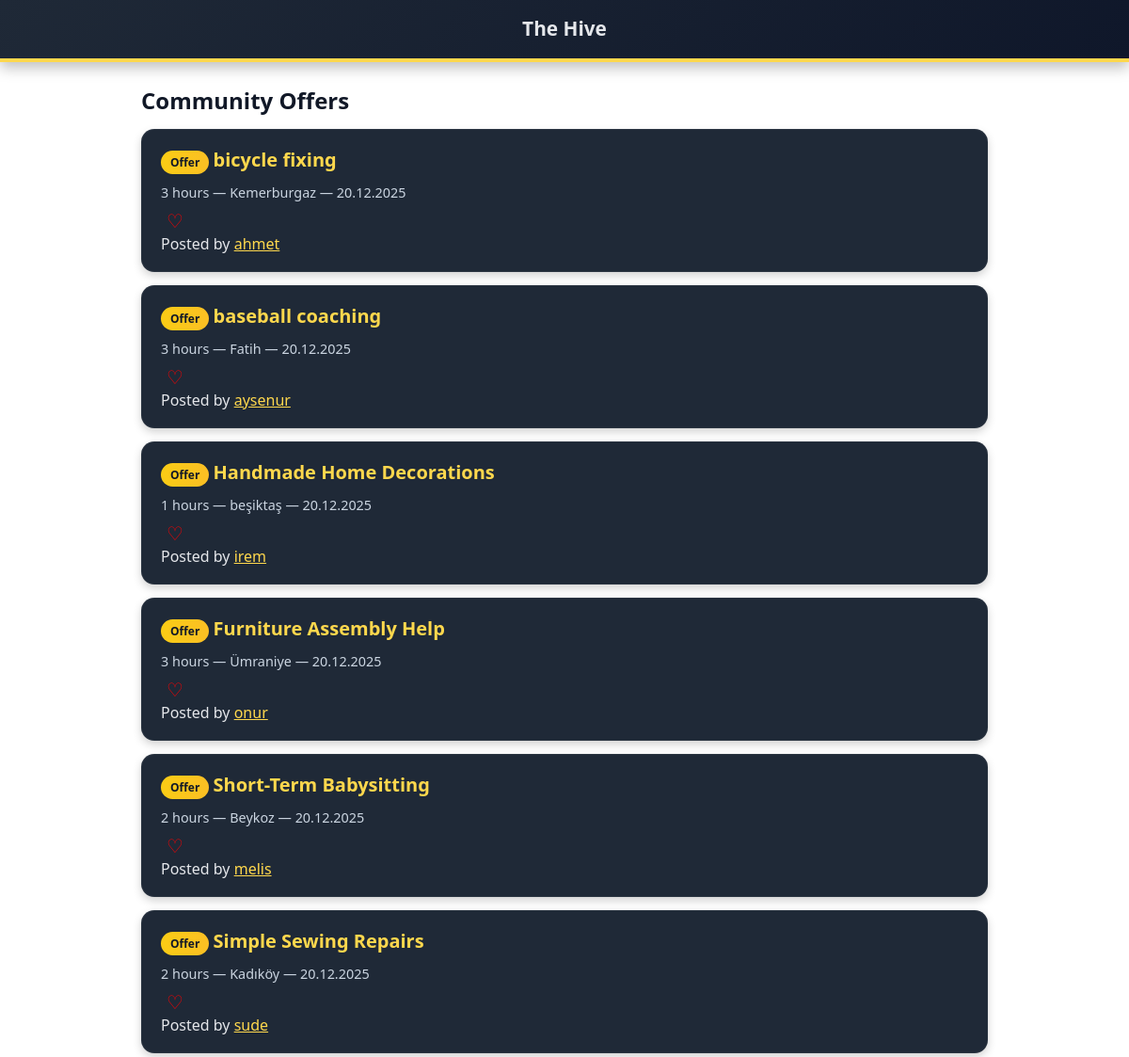
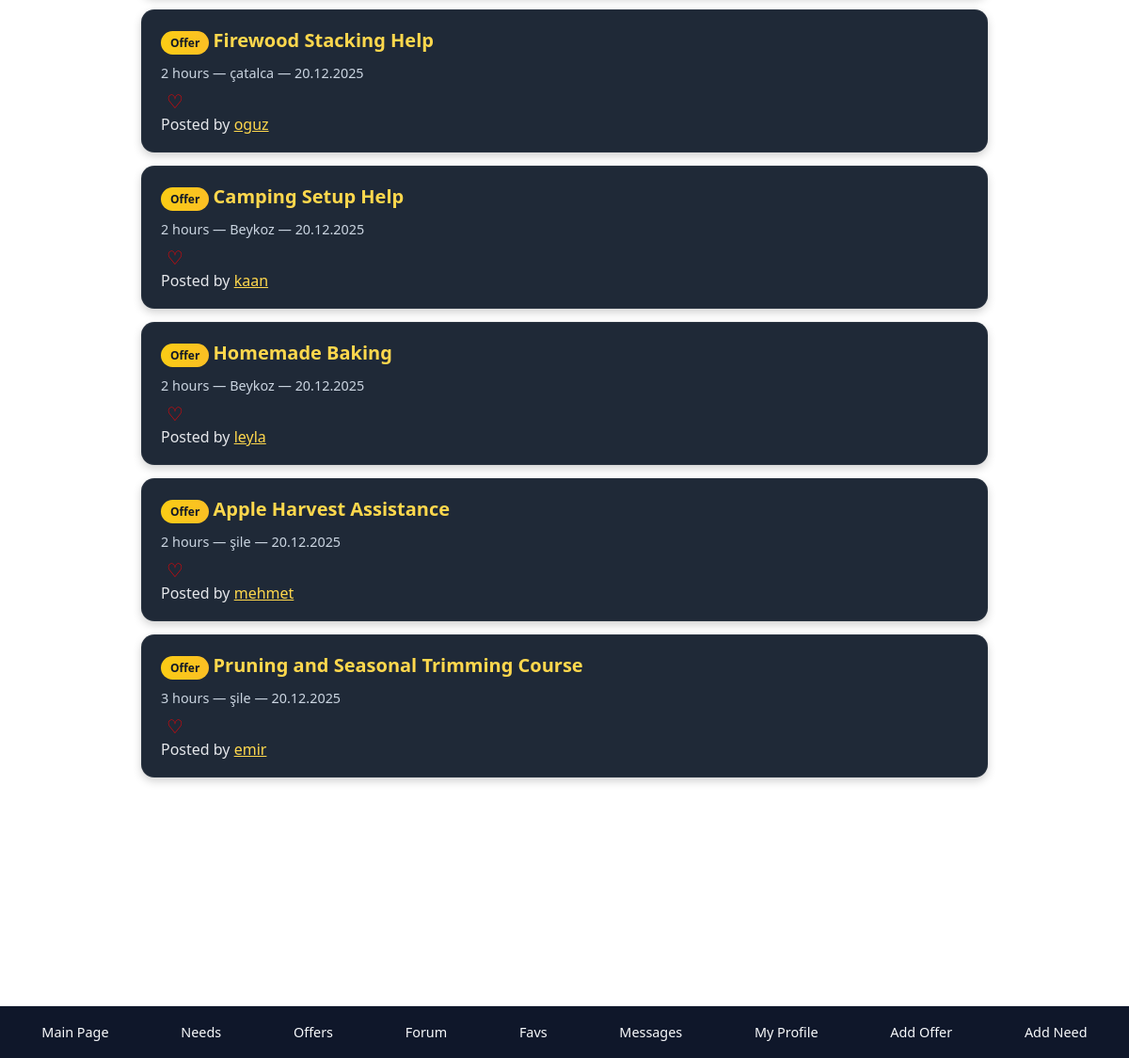
Screenshot of /offers with the database file from the repository (2 pictures, top to bottom).
### app.py (models this page shows)
class Offer(db.Model):
    offer_id = db.Column(db.Integer, primary_key=True)
    user_id = db.Column(db.Integer, db.ForeignKey("user.user_id"), nullable=False)
    title = db.Column(db.String(120), nullable=False)
    description = db.Column(db.Text, nullable=False)
    hours = db.Column(db.Integer, nullable=False)
    location = db.Column(db.String(120), nullable=True)
    is_online = db.Column(db.Boolean, default=False)
    image_filename = db.Column(db.String(255), nullable=True)
    is_active = db.Column(db.Boolean, default=True)
    latitude = db.Column(db.Float)
    longitude = db.Column(db.Float)
    posted_at = db.Column(db.DateTime, nullable=False, default=datetime.utcnow)
    offered_on = db.Column(db.Date, nullable=True)

class User(db.Model):
    user_id = db.Column(db.Integer, primary_key=True)
    email = db.Column(db.String(120), unique=True, nullable=False)
    password_hash = db.Column(db.String(255), nullable=False)
    timebank_balance = db.Column(db.Integer, default=3)
    is_admin = db.Column(db.Boolean, default=False)
    is_banned = db.Column(db.Boolean, default=False)
    offers = db.relationship("Offer", backref="user", lazy=True)
    needs = db.relationship("Need", backref="user", lazy=True)
    favorites = db.relationship("Favorite", backref="user", lazy=True)
    need_favorites = db.relationship("NeedFavorite", backref="user", lazy=True)
    forum_posts = db.relationship("ForumPost", backref="author", lazy=True)
    forum_comments = db.relationship("ForumComment", backref="author", lazy=True)
    forum_comment_likes = db.relationship("ForumCommentLike", backref="user", lazy=True, cascade="all, delete-orphan")

### app.py (the view)
@app.route("/offers")
def offers_page():
    offers = Offer.query.filter_by(is_active=True).all()
    user_favorites = set()
    if "user_id" in session:
        favs = Favorite.query.filter_by(user_id=session["user_id"]).all()
        user_favorites = {f.offer_id for f in favs}
    return render_template("offers.html", offers=offers, user_favorites=user_favorites)

### app.py (called while the page is built)
@app.before_request
def initialize_database():
    if not getattr(app, "db_initialized", False):
        with app.app_context():
            db.create_all()
            ensure_posted_at_columns()
            ensure_admin_user()
        app.db_initialized = True

@app.before_request
def enforce_ban():
    user_id = session.get("user_id")
    if not user_id:
        return
    user = User.query.get(user_id)
    if user and user.is_banned and request.endpoint not in {"logout", "login"}:
        session.clear()
        return render_template("login.html", error="Your account has been banned."), 403

### templates/offers.html (shortened to what this page needs)
{% extends "base.html" %}
{% block content %}
<h2 style="margin-bottom:14px;">Community Offers</h2>
{% if offers %}
  {% for offer in offers %}
    <div class="offer-card">
      <span class="type-badge offer">Offer</span>
      <a href="{{ url_for('offer_detail', offer_id=offer.offer_id) }}" class="offer-title">
        {{ offer.title }}
      </a>
      <div class="card-meta">
        {{ offer.hours }} hours — {{ offer.location }}
        {% if offer.posted_at %} — {{ offer.posted_at.strftime('%d.%m.%Y') }}{% endif %}
      </div>
      <form action="/toggle-favorite/{{ offer.offer_id }}" method="post" style="display:inline;">
        <button style="background:none; border:none; cursor:pointer; font-size:20px; color:red;">
          {% if offer.offer_id in user_favorites %}
            ♥
          {% else %}
            ♡
          {% endif %}
        </button>
      </form>
      <div class="small muted">
        Posted by
        <a href="{{ url_for('view_profile', user_id=offer.user_id) }}" style="color:#ffd84d;">
          {{ offer.user.email.split('@')[0] }}
        </a>
      </div>
    </div>
  {% endfor %}
{% else %}
  <p class="muted">No offers posted yet.</p>
{% endif %}
{% endblock %}

### templates/base.html (style rules this page uses)
body { font-family: system-ui, -apple-system, Segoe UI, Roboto, Arial, sans-serif; background:#ffffff; margin:0; padding-bottom:140px; color:#111827; }
.offer-card, .need-card { border-radius:14px; padding:18px 20px; margin:14px 0; box-shadow:0 4px 10px rgba(0,0,0,0.18); border:1px solid rgba(255,255,255,0.05); }
.offer-card { background:#1f2937; color:#e5e7eb; }
.offer-title, .need-title { font-size:1.25rem; font-weight:600; margin-bottom:6px; display:inline-block; text-decoration:none; }
.offer-title { color:#ffd84d; }
.card-meta { font-size:0.9rem; color:#cbd5e1; margin-bottom:8px; }
.type-badge { display:inline-flex; align-items:center; padding:4px 10px; border-radius:999px; font-size:0.75rem; font-weight:700; margin-bottom:10px; width: fit-content; }
.type-badge.offer { background:linear-gradient(90deg, #facc15, #fbbf24); color:#111827; }

### rows the page displays
Offer: title "bicycle fixing", hours "3", location "Kemerburgaz", posted_at "20.12.2025", user.email "ahmet"
Offer: title "baseball coaching", hours "3", location "Fatih", posted_at "20.12.2025", user.email "aysenur"
Offer: title "Handmade Home Decorations", hours "1", location "beşiktaş", posted_at "20.12.2025", user.email "irem"
Offer: title "Furniture Assembly Help", hours "3", location "Ümraniye", posted_at "20.12.2025", user.email "onur"
Offer: title "Short-Term Babysitting", hours "2", location "Beykoz", posted_at "20.12.2025", user.email "melis"
Offer: title "Simple Sewing Repairs", hours "2", location "Kadıköy", posted_at "20.12.2025", user.email "sude"
Offer: title "Firewood Stacking Help", hours "2", location "çatalca", posted_at "20.12.2025", user.email "oguz"
Offer: title "Camping Setup Help", hours "2", location "Beykoz", posted_at "20.12.2025", user.email "kaan"
Offer: title "Homemade Baking", hours "2", location "Beykoz", posted_at "20.12.2025", user.email "leyla"
Offer: title "Apple Harvest Assistance", hours "2", location "şile", posted_at "20.12.2025", user.email "mehmet"
Offer: title "Pruning and Seasonal Trimming Course", hours "3", location "şile", posted_at "20.12.2025", user.email "emir"
